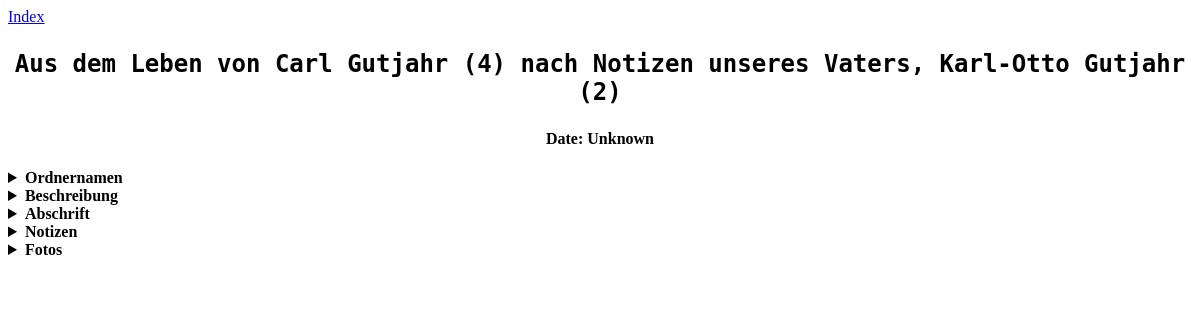
/files/11, run on the app's committed database.
### tables this page shows
CREATE TABLE "files" (
	`date`	text,
	`description`	TEXT,
	`title`	TEXT,
	`img`	TEXT,
	`folder_name`	TEXT,
	`transcription`	TEXT,
	`notes`	TEXT,
	`id`	INTEGER PRIMARY KEY AUTOINCREMENT
);

### main.py (the view)
@app.route("/files/<id>")
def file(id):
    connection      = connect()
    cursor          = connection.cursor()
    query           = "SELECT * FROM files WHERE id = ?"
    cursor.execute( query, [ id ] )
    results = cursor.fetchone()
    if not results:
        return render_template(
                    'error.html',
                    error       = "Not found",
                    description = "File not found"
                    )
    (
        date,
        description,
        title,
        imgs,
        folder_name,
        transcription,
        notes,
        id
    )               = results
    imgs = imgs.split(';')
    transcription = transcription.split('%page')
    for page in range( len( transcription ) ):
        page_text               = transcription[ page ].split('\n')
        page_title              = page_text[ 0 ]
        page_text               = '\n'.join( page_text [ 1: ] )
        transcription[ page ]   = ( page_title, page_text )
    return render_template(
                            'present_file.html',
                            date            = date,
                            description     = description,
                            title           = title,
                            imgs            = imgs,
                            folder_name     = folder_name,
                            transcription   = transcription,
                            notes           = notes,
                            id              = id
                          )

### main.py (called while the page is built)
def connect():
    return sqlite3.connect('ahnen.db')

### templates/present_file.html (shortened to what this page needs)
<!DOCTYPE html>
<html lang="de" dir="ltr">
  <head>
  </head>
  <body>
    <a href="/"> Index </a>
    <center>
      <h3> {{ title }} </h3>
      <h4> Date: {{ date }} </h4>
    </center>
    <details>
      <summary> Ordnernamen </summary>
    </details>
    <details>
      <summary> Beschreibung </summary>
    </details>
    <details>
      <summary> Abschrift </summary>
    </details>
    <details>
      <summary> Notizen </summary>
    </details>
    <details>
      <summary> Fotos </summary>
      {% for img in imgs %}
      <img src="/images/{{ img }}" alt="{{ img }}"></img><br>
      {% endfor %}
    </details>
  </body>
</html>

### templates/present_file.html (style rules this page uses)
h3 { font-size: 24px; font-family: "Monospace"; text-align: center; }
summary { font-weight: bold; }

### data on the page
files: title "Aus dem Leben von Carl Gutjahr (4) nach Notizen unseres Vaters, Karl-Otto Gutjahr (2)", date "Unknown"
